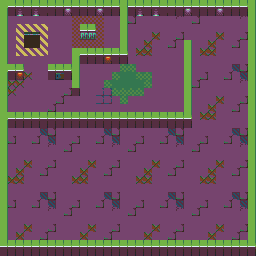

A level layout from a 2D game, rendered from its tile map. Below: a short description, then the map file with tile-grid data replaced by summaries:
An orthogonal 32x32 tile map with 8x8 px tiles, 2 tile layers (Ground, Walls) and 4 objects (grunt).

<map version="1.9" tiledversion="1.9.1" orientation="orthogonal" renderorder="right-down" width="32" height="32" tilewidth="8" tileheight="8" infinite="0" nextlayerid="4" nextobjectid="5">
 <editorsettings>
  <export target="../../src/assets/tiles/map1.json" format="json" />
 </editorsettings>
 <tileset firstgid="1" name="tileset1" tilewidth="8" tileheight="8" tilecount="120" columns="8">
  <image source="../../src/assets/tiles/tileset01.png" trans="ff00ff" width="64" height="120" />
  <tile id="0">
   <properties>
    <property name="collides" type="bool" value="false" />
   </properties>
  </tile>
  <tile id="1">
   <properties>
    <property name="collides" type="bool" value="true" />
   </properties>
  </tile>
  <tile id="2">
   <properties>
    <property name="collides" type="bool" value="true" />
   </properties>
  </tile>
  <tile id="3">
   <properties>
    <property name="collides" type="bool" value="true" />
   </properties>
  </tile>
  <tile id="4">
   <properties>
    <property name="collides" type="bool" value="true" />
   </properties>
  </tile>
  <tile id="5">
   <properties>
    <property name="collides" type="bool" value="true" />
   </properties>
  </tile>
  <tile id="6">
   <properties>
    <property name="collides" type="bool" value="false" />
   </properties>
  </tile>
  <tile id="7">
   <properties>
    <property name="collides" type="bool" value="false" />
   </properties>
  </tile>
  <tile id="8">
   <properties>
    <property name="collides" type="bool" value="false" />
   </properties>
  </tile>
  <tile id="9">
   <properties>
    <property name="collides" type="bool" value="false" />
   </properties>
  </tile>
  <tile id="10">
   <properties>
    <property name="collides" type="bool" value="true" />
   </properties>
  </tile>
  <tile id="11">
   <properties>
    <property name="collides" type="bool" value="false" />
   </properties>
  </tile>
  <tile id="12">
   <properties>
    <property name="collides" type="bool" value="true" />
   </properties>
  </tile>
  <tile id="13">
   <properties>
    <property name="collides" type="bool" value="true" />
   </properties>
  </tile>
  <tile id="14">
   <properties>
    <property name="collides" type="bool" value="true" />
   </properties>
  </tile>
  <tile id="15">
   <properties>
    <property name="collides" type="bool" value="false" />
   </properties>
  </tile>
  <tile id="16">
   <properties>
    <property name="collides" type="bool" value="false" />
   </properties>
  </tile>
  <tile id="17">
   <properties>
    <property name="collides" type="bool" value="false" />
   </properties>
  </tile>
  <tile id="18">
   <properties>
    <property name="collides" type="bool" value="false" />
   </properties>
  </tile>
  <tile id="19">
   <properties>
    <property name="collides" type="bool" value="false" />
   </properties>
  </tile>
  <tile id="20">
   <properties>
    <property name="collides" type="bool" value="false" />
   </properties>
  </tile>
  <tile id="21">
   <properties>
    <property name="collides" type="bool" value="false" />
   </properties>
  </tile>
  <tile id="22">
   <properties>
    <property name="collides" type="bool" value="false" />
   </properties>
  </tile>
  <tile id="23">
   <properties>
    <property name="collides" type="bool" value="false" />
   </properties>
  </tile>
  <tile id="24">
   <properties>
    <property name="collides" type="bool" value="false" />
   </properties>
  </tile>
  <tile id="25">
   <properties>
    <property name="collides" type="bool" value="false" />
   </properties>
  </tile>
  <tile id="26">
   <properties>
    <property name="collides" type="bool" value="false" />
   </properties>
  </tile>
  <tile id="27">
   <properties>
    <property name="collides" type="bool" value="true" />
   </properties>
  </tile>
  <tile id="28">
   <properties>
    <property name="collides" type="bool" value="false" />
   </properties>
  </tile>
  <tile id="29">
   <properties>
    <property name="collides" type="bool" value="false" />
   </properties>
  </tile>
  <tile id="30">
   <properties>
    <property name="collides" type="bool" value="false" />
   </properties>
  </tile>
  <tile id="31">
   <properties>
    <property name="collides" type="bool" value="false" />
   </properties>
  </tile>
  <tile id="32">
   <properties>
    <property name="collides" type="bool" value="false" />
   </properties>
  </tile>
  <tile id="33">
   <properties>
    <property name="collides" type="bool" value="false" />
   </properties>
  </tile>
  <tile id="34">
   <properties>
    <property name="collides" type="bool" value="true" />
   </properties>
  </tile>
  <tile id="35">
   <properties>
    <property name="collides" type="bool" value="true" />
   </properties>
  </tile>
  <tile id="36">
   <properties>
    <property name="collides" type="bool" value="false" />
   </properties>
  </tile>
  <tile id="37">
   <properties>
    <property name="collides" type="bool" value="true" />
   </properties>
  </tile>
  <tile id="38">
   <properties>
    <property name="collides" type="bool" value="false" />
   </properties>
  </tile>
  <tile id="39">
   <properties>
    <property name="collides" type="bool" value="false" />
   </properties>
  </tile>
  <tile id="40">
   <properties>
    <property name="collides" type="bool" value="false" />
   </properties>
  </tile>
  <tile id="41">
   <properties>
    <property name="collides" type="bool" value="false" />
   </properties>
  </tile>
  <tile id="42">
   <properties>
    <property name="collides" type="bool" value="false" />
   </properties>
  </tile>
  <tile id="43">
   <properties>
    <property name="collides" type="bool" value="false" />
   </properties>
  </tile>
  <tile id="44">
   <properties>
    <property name="collides" type="bool" value="false" />
   </properties>
  </tile>
  <tile id="45">
   <properties>
    <property name="collides" type="bool" value="false" />
   </properties>
  </tile>
  <tile id="46">
   <properties>
    <property name="collides" type="bool" value="true" />
   </properties>
  </tile>
  <tile id="47">
   <properties>
    <property name="collides" type="bool" value="false" />
   </properties>
  </tile>
  <tile id="48">
   <properties>
    <property name="collides" type="bool" value="false" />
   </properties>
  </tile>
  <tile id="49">
   <properties>
    <property name="collides" type="bool" value="true" />
   </properties>
  </tile>
  <tile id="50">
   <properties>
    <property name="collides" type="bool" value="true" />
   </properties>
  </tile>
  <tile id="51">
   <properties>
    <property name="collides" type="bool" value="false" />
   </properties>
  </tile>
  <tile id="52">
   <properties>
    <property name="collides" type="bool" value="false" />
   </properties>
  </tile>
  <tile id="53">
   <properties>
    <property name="collides" type="bool" value="false" />
   </properties>
  </tile>
  <tile id="54">
   <properties>
    <property name="collides" type="bool" value="false" />
   </properties>
  </tile>
  <tile id="55">
   <properties>
    <property name="collides" type="bool" value="false" />
   </properties>
  </tile>
  <tile id="56">
   <properties>
    <property name="collides" type="bool" value="false" />
   </properties>
  </tile>
  <tile id="57">
   <properties>
    <property name="collides" type="bool" value="false" />
   </properties>
  </tile>
  <tile id="58">
   <properties>
    <property name="collides" type="bool" value="false" />
   </properties>
  </tile>
  <tile id="59">
   <properties>
    <property name="collides" type="bool" value="false" />
   </properties>
  </tile>
  <tile id="60">
   <properties>
    <property name="collides" type="bool" value="false" />
   </properties>
  </tile>
  <tile id="61">
   <properties>
    <property name="collides" type="bool" value="false" />
   </properties>
  </tile>
  <tile id="62">
   <properties>
    <property name="collides" type="bool" value="false" />
   </properties>
  </tile>
  <tile id="63">
   <properties>
    <property name="collides" type="bool" value="false" />
   </properties>
  </tile>
  <tile id="64">
   <properties>
    <property name="collides" type="bool" value="false" />
   </properties>
  </tile>
  <tile id="65">
   <properties>
    <property name="collides" type="bool" value="false" />
   </properties>
  </tile>
  <tile id="66">
   <properties>
    <property name="collides" type="bool" value="false" />
   </properties>
  </tile>
  <tile id="67">
   <properties>
    <property name="collides" type="bool" value="false" />
   </properties>
  </tile>
  <tile id="68">
   <properties>
    <property name="collides" type="bool" value="false" />
   </properties>
  </tile>
  <tile id="69">
   <properties>
    <property name="collides" type="bool" value="false" />
   </properties>
  </tile>
  <tile id="70">
   <properties>
    <property name="collides" type="bool" value="false" />
   </properties>
  </tile>
  <tile id="71">
   <properties>
    <property name="collides" type="bool" value="false" />
   </properties>
  </tile>
  <tile id="72">
   <properties>
    <property name="collides" type="bool" value="false" />
   </properties>
  </tile>
  <tile id="73">
   <properties>
    <property name="collides" type="bool" value="false" />
   </properties>
  </tile>
  <tile id="74">
   <properties>
    <property name="collides" type="bool" value="false" />
   </properties>
  </tile>
  <tile id="75">
   <properties>
    <property name="collides" type="bool" value="false" />
   </properties>
  </tile>
  <tile id="76">
   <properties>
    <property name="collides" type="bool" value="false" />
   </properties>
  </tile>
  <tile id="77">
   <properties>
    <property name="collides" type="bool" value="false" />
   </properties>
  </tile>
  <tile id="78">
   <properties>
    <property name="collides" type="bool" value="false" />
   </properties>
  </tile>
  <tile id="79">
   <properties>
    <property name="collides" type="bool" value="false" />
   </properties>
  </tile>
  <tile id="80">
   <properties>
    <property name="collides" type="bool" value="false" />
   </properties>
  </tile>
  <tile id="81">
   <properties>
    <property name="collides" type="bool" value="false" />
   </properties>
  </tile>
  <tile id="82">
   <properties>
    <property name="collides" type="bool" value="false" />
   </properties>
  </tile>
  <tile id="83">
   <properties>
    <property name="collides" type="bool" value="false" />
   </properties>
  </tile>
  <tile id="84">
   <properties>
    <property name="collides" type="bool" value="false" />
   </properties>
  </tile>
  <tile id="85">
   <properties>
    <property name="collides" type="bool" value="false" />
   </properties>
  </tile>
  <tile id="86">
   <properties>
    <property name="collides" type="bool" value="false" />
   </properties>
  </tile>
  <tile id="87">
   <properties>
    <property name="collides" type="bool" value="false" />
   </properties>
  </tile>
  <tile id="88">
   <properties>
    <property name="collides" type="bool" value="false" />
   </properties>
  </tile>
  <tile id="89">
   <properties>
    <property name="collides" type="bool" value="false" />
   </properties>
  </tile>
  <tile id="90">
   <properties>
    <property name="collides" type="bool" value="false" />
   </properties>
  </tile>
  <tile id="91">
   <properties>
    <property name="collides" type="bool" value="false" />
   </properties>
  </tile>
  <tile id="92">
   <properties>
    <property name="collides" type="bool" value="false" />
   </properties>
  </tile>
  <tile id="93">
   <properties>
    <property name="collides" type="bool" value="false" />
   </properties>
  </tile>
  <tile id="94">
   <properties>
    <property name="collides" type="bool" value="false" />
   </properties>
  </tile>
  <tile id="95">
   <properties>
    <property name="collides" type="bool" value="false" />
   </properties>
  </tile>
  <tile id="96">
   <properties>
    <property name="collides" type="bool" value="false" />
   </properties>
  </tile>
  <tile id="97">
   <properties>
    <property name="collides" type="bool" value="false" />
   </properties>
  </tile>
  <tile id="98">
   <properties>
    <property name="collides" type="bool" value="false" />
   </properties>
  </tile>
  <tile id="99">
   <properties>
    <property name="collides" type="bool" value="false" />
   </properties>
  </tile>
  <tile id="100">
   <properties>
    <property name="collides" type="bool" value="false" />
   </properties>
  </tile>
  <tile id="101">
   <properties>
    <property name="collides" type="bool" value="false" />
   </properties>
  </tile>
  <tile id="102">
   <properties>
    <property name="collides" type="bool" value="false" />
   </properties>
  </tile>
  <tile id="103">
   <properties>
    <property name="collides" type="bool" value="false" />
   </properties>
  </tile>
  <tile id="104">
   <properties>
    <property name="collides" type="bool" value="false" />
   </properties>
  </tile>
  <tile id="105">
   <properties>
    <property name="collides" type="bool" value="false" />
   </properties>
  </tile>
  <tile id="106">
   <properties>
    <property name="collides" type="bool" value="false" />
   </properties>
  </tile>
  <tile id="107">
   <properties>
    <property name="collides" type="bool" value="false" />
   </properties>
  </tile>
  <tile id="108">
   <properties>
    <property name="collides" type="bool" value="false" />
   </properties>
  </tile>
  <tile id="109">
   <properties>
    <property name="collides" type="bool" value="false" />
   </properties>
  </tile>
  <tile id="110">
   <properties>
    <property name="collides" type="bool" value="false" />
   </properties>
  </tile>
  <tile id="111">
   <properties>
    <property name="collides" type="bool" value="false" />
   </properties>
  </tile>
  <tile id="112">
   <properties>
    <property name="collides" type="bool" value="false" />
   </properties>
  </tile>
  <tile id="113">
   <properties>
    <property name="collides" type="bool" value="false" />
   </properties>
  </tile>
  <tile id="114">
   <properties>
    <property name="collides" type="bool" value="false" />
   </properties>
  </tile>
  <tile id="115">
   <properties>
    <property name="collides" type="bool" value="false" />
   </properties>
  </tile>
  <tile id="116">
   <properties>
    <property name="collides" type="bool" value="false" />
   </properties>
  </tile>
  <tile id="117">
   <properties>
    <property name="collides" type="bool" value="false" />
   </properties>
  </tile>
  <tile id="118">
   <properties>
    <property name="collides" type="bool" value="false" />
   </properties>
  </tile>
  <tile id="119">
   <properties>
    <property name="collides" type="bool" value="false" />
   </properties>
  </tile>
 </tileset>
 <layer id="1" name="Ground" width="32" height="32">
  <data>[1024 cells, 1024 non-empty, 13 distinct tile ids]</data>
 </layer>
 <layer id="2" name="Walls" width="32" height="32">
  <data>[1024 cells, 275 non-empty, 10 distinct tile ids]</data>
 </layer>
 <objectgroup id="3" name="Grunts">
  <object id="1" gid="77" x="157.333" y="66.7444" width="8" height="8" />
  <object id="4" gid="77" x="115.333" y="199.744" width="8" height="8" />
  <object id="3" gid="77" x="208.667" y="144.744" width="8" height="8" />
  <object id="2" name="grunt1" class="grunt" gid="77" x="40" y="97.7444" width="8" height="8" />
 </objectgroup>
</map>
